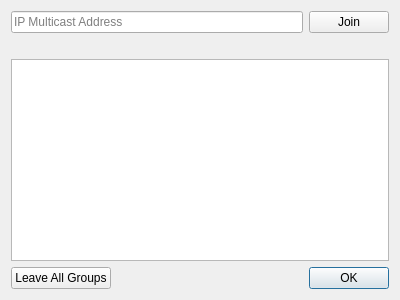
<?xml version="1.0" encoding="UTF-8"?>
<ui version="4.0">
 <class>MulticastSetup</class>
 <widget class="QDialog" name="MulticastSetup">
  <property name="geometry">
   <rect>
    <x>0</x>
    <y>0</y>
    <width>400</width>
    <height>300</height>
   </rect>
  </property>
  <property name="windowTitle">
   <string>Dialog</string>
  </property>
  <layout class="QVBoxLayout" name="verticalLayout">
   <item>
    <layout class="QHBoxLayout" name="horizontalLayout">
     <item>
      <widget class="QLineEdit" name="ipaddressEdit">
       <property name="placeholderText">
        <string>IP Multicast Address</string>
       </property>
      </widget>
     </item>
     <item>
      <widget class="QPushButton" name="joinButton">
       <property name="text">
        <string>Join</string>
       </property>
      </widget>
     </item>
    </layout>
   </item>
   <item>
    <widget class="QLabel" name="infoLabel">
     <property name="text">
      <string/>
     </property>
    </widget>
   </item>
   <item>
    <widget class="QListWidget" name="mcastLW">
     <property name="editTriggers">
      <set>QAbstractItemView::NoEditTriggers</set>
     </property>
    </widget>
   </item>
   <item>
    <layout class="QHBoxLayout" name="horizontalLayout_2">
     <item>
      <widget class="QPushButton" name="leaveButton">
       <property name="text">
        <string>Leave All Groups</string>
       </property>
      </widget>
     </item>
     <item>
      <widget class="QDialogButtonBox" name="buttonBox">
       <property name="orientation">
        <enum>Qt::Horizontal</enum>
       </property>
       <property name="standardButtons">
        <set>QDialogButtonBox::Ok</set>
       </property>
      </widget>
     </item>
    </layout>
   </item>
  </layout>
 </widget>
 <resources/>
 <connections>
  <connection>
   <sender>buttonBox</sender>
   <signal>accepted()</signal>
   <receiver>MulticastSetup</receiver>
   <slot>accept()</slot>
   <hints>
    <hint type="sourcelabel">
     <x>248</x>
     <y>254</y>
    </hint>
    <hint type="destinationlabel">
     <x>157</x>
     <y>274</y>
    </hint>
   </hints>
  </connection>
  <connection>
   <sender>buttonBox</sender>
   <signal>rejected()</signal>
   <receiver>MulticastSetup</receiver>
   <slot>reject()</slot>
   <hints>
    <hint type="sourcelabel">
     <x>316</x>
     <y>260</y>
    </hint>
    <hint type="destinationlabel">
     <x>286</x>
     <y>274</y>
    </hint>
   </hints>
  </connection>
 </connections>
</ui>
